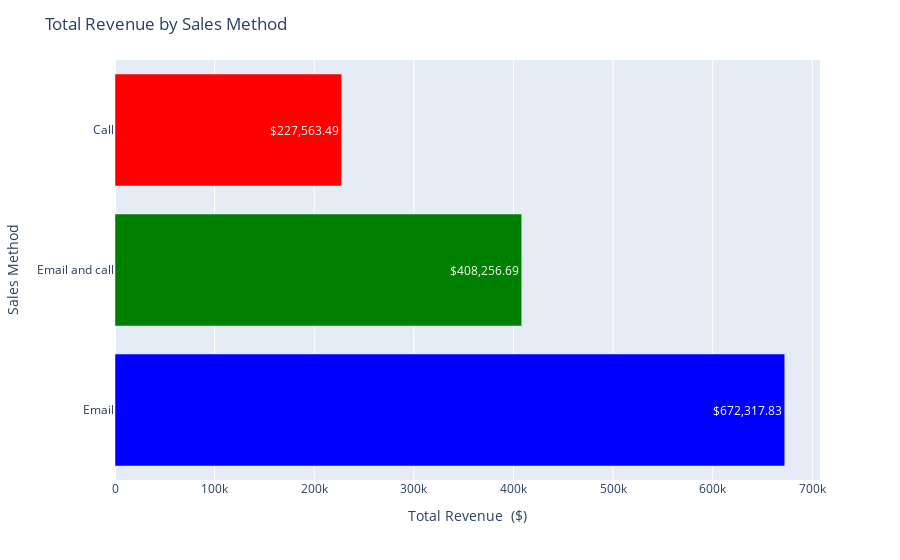

Notebook code for this chart:
### Code cell
import plotly.express as px


revenue_methods = df.groupby('sales_method')['revenue'].sum()

df_plot_revenue = revenue_methods.sort_values().reset_index()
df_plot_revenue.columns = ['Sales Method', 'Total Revenue']

fig = px.bar(df_plot_revenue, 
             x='Total Revenue', 
             y='Sales Method', 
             orientation='h', 
             color='Sales Method',
             color_discrete_map={
                "Email": "blue",
                "Call": "red",
                "Email and call": "green"},
             text='Total Revenue')

fig.update_traces(texttemplate='%{text:$,.2f}', textposition='inside')

fig.update_layout(title_text="Total Revenue by Sales Method",
                  xaxis_title="Total Revenue  ($)",
                  yaxis_title="Sales Method",
                  showlegend=False)
fig.show()

### Figure 1 — Plotly figure (JSON) as saved in the notebook; plotly's stock layout.template omitted (floating-point values rounded to 4 significant figures)
{"data": [{"alignmentgroup": "True", "hovertemplate": "Sales Method=%{y}<br>Total Revenue=%{text}<extra></extra>", "legendgroup": "Call", "marker": {"color": "red", "pattern": {"shape": ""}}, "name": "Call", "offsetgroup": "Call", "orientation": "h", "showlegend": true, "text": [227600.0], "textposition": "inside", "texttemplate": "%{text:$,.2f}", "type": "bar", "x": [227600.0], "xaxis": "x", "y": ["Call"], "yaxis": "y"}, {"alignmentgroup": "True", "hovertemplate": "Sales Method=%{y}<br>Total Revenue=%{text}<extra></extra>", "legendgroup": "Email and call", "marker": {"color": "green", "pattern": {"shape": ""}}, "name": "Email and call", "offsetgroup": "Email and call", "orientation": "h", "showlegend": true, "text": [408300.0], "textposition": "inside", "texttemplate": "%{text:$,.2f}", "type": "bar", "x": [408300.0], "xaxis": "x", "y": ["Email and call"], "yaxis": "y"}, {"alignmentgroup": "True", "hovertemplate": "Sales Method=%{y}<br>Total Revenue=%{text}<extra></extra>", "legendgroup": "Email", "marker": {"color": "blue", "pattern": {"shape": ""}}, "name": "Email", "offsetgroup": "Email", "orientation": "h", "showlegend": true, "text": [672300.0], "textposition": "inside", "texttemplate": "%{text:$,.2f}", "type": "bar", "x": [672300.0], "xaxis": "x", "y": ["Email"], "yaxis": "y"}], "layout": {"barmode": "relative", "legend": {"title": {"text": "Sales Method"}, "tracegroupgap": 0}, "margin": {"t": 60}, "showlegend": false, "title": {"text": "Total Revenue by Sales Method"}, "xaxis": {"anchor": "y", "domain": [0, 1], "title": {"text": "Total Revenue  ($)"}}, "yaxis": {"anchor": "x", "categoryarray": ["Email", "Email and call", "Call"], "categoryorder": "array", "domain": [0, 1], "title": {"text": "Sales Method"}}}}
